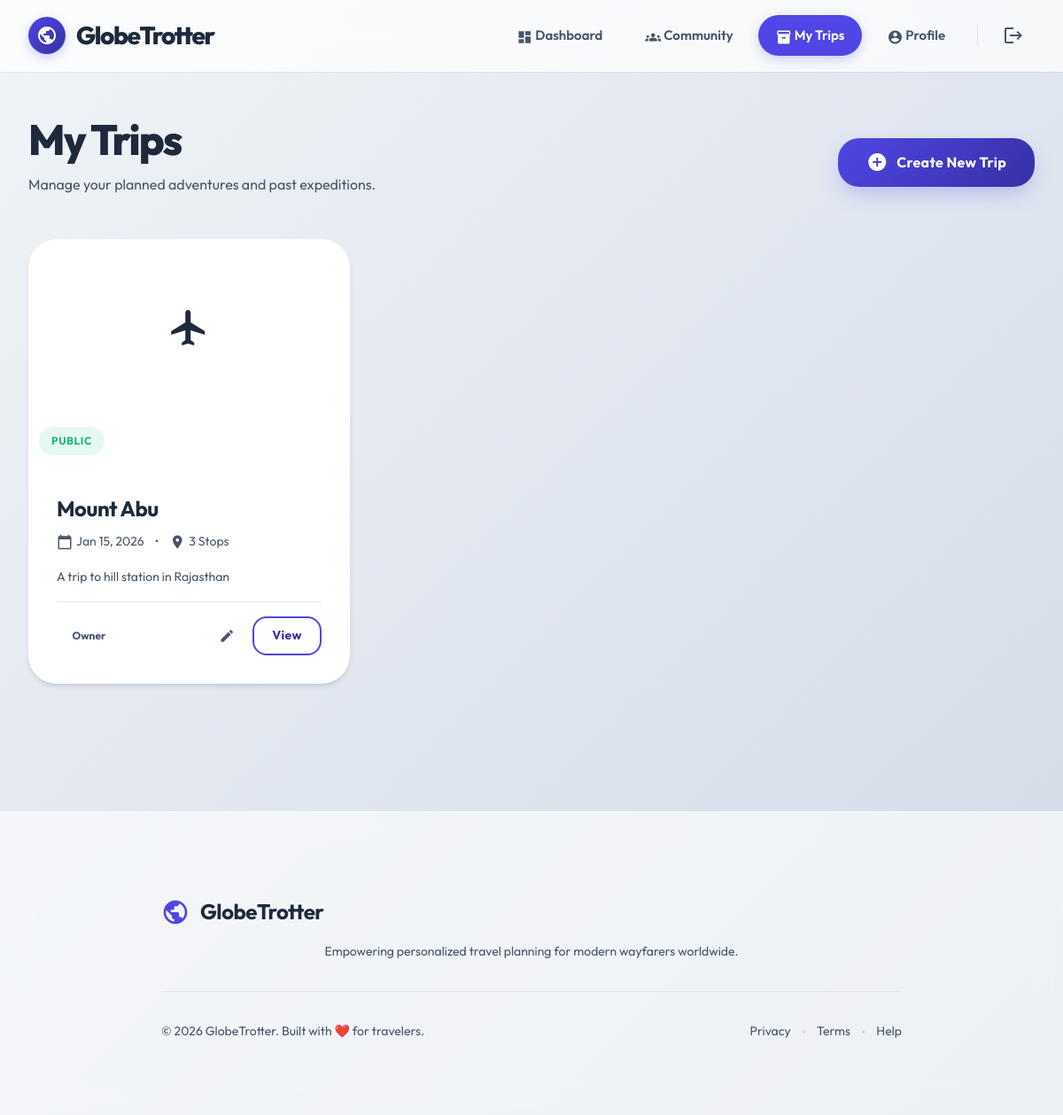
The page /my-trips (signed in) on the database its author committed.
### app/models.py (models this page shows, shortened)
class Trip(db.Model):
    __tablename__ = 'trips'
    id = db.Column(db.Integer, primary_key=True)
    user_id = db.Column(db.Integer, db.ForeignKey('users.id'), nullable=False)
    name = db.Column(db.String(200), nullable=False)
    description = db.Column(db.Text)
    start_date = db.Column(db.Date)
    end_date = db.Column(db.Date)
    cover_photo = db.Column(db.String(255))
    is_public = db.Column(db.Boolean, default=False)
    created_at = db.Column(db.DateTime, default=datetime.utcnow)
    stops = db.relationship('Stop', backref='trip', lazy=True, cascade='all, delete-orphan', order_by='Stop.order_index')
    budget_items = db.relationship('Budget', backref='trip', lazy=True, cascade='all, delete-orphan')

### app/routes/trips.py (the view)
@bp.route('/my-trips')
@login_required
def list_trips():
    trips = Trip.query.filter_by(user_id=current_user.id).order_by(Trip.created_at.desc()).all()
    return render_template('trips/list.html', trips=trips)

### app/models.py (called while the page is built)
@login_manager.user_loader
def load_user(user_id):
    return User.query.get(int(user_id))

### app/templates/trips/list.html (shortened to what this page needs)
{% extends "base.html" %}
{% block content %}
<div class="container main-content">
    <div class="d-flex justify-between align-center mb-8">
        <div>
            <h1 class="h2 mb-2">My Trips</h1>
            <p class="text-gray">Manage your planned adventures and past expeditions.</p>
        </div>
        <a href="{{ url_for('trips.create_trip') }}" class="btn btn-primary">
            <span class="icon">add_circle</span> Create New Trip
        </a>
    </div>
    {% if trips %}
    <div class="grid grid-auto-fill gap-6">
        {% for trip in trips %}
        <div class="card trip-card d-flex flex-column h-100 hover-elevate transition">
            <div class="position-relative">
                {% if trip.cover_photo %}
                <img src="{{ trip.cover_photo }}" alt="{{ trip.name }}" class="trip-card-image" style="height: 200px; width: 100%; object-fit: cover;">
                {% else %}
                <div class="trip-card-image bg-gray-200 d-flex align-center justify-center text-gray-400" style="height: 200px;">
                    <span class="icon icon-xl">flight</span>
                </div>
                {% endif %}
                <div class="position-absolute top-0 right-0 p-3">
                    {% if trip.is_public %}
                    <span class="badge badge-success shadow-sm">Public</span>
                    {% else %}
                    <span class="badge badge-secondary shadow-sm">Private</span>
                    {% endif %}
                </div>
            </div>
            <div class="card-body d-flex flex-column flex-1">
                <h3 class="h4 mb-2">
                    <a href="{{ url_for('trips.view_trip', trip_id=trip.id) }}" class="text-dark hover-text-primary" style="text-decoration: none;">
                        {{ trip.name }}
                    </a>
                </h3>
                <div class="d-flex align-center gap-3 text-sm text-gray mb-4">
                    <span class="d-flex align-center gap-1">
                        <span class="icon icon-sm">calendar_today</span>
                        {% if trip.start_date %}{{ trip.start_date.strftime('%b %d, %Y') }}{% else %}Planning{% endif %}
                    </span>
                    <span>•</span>
                    <span class="d-flex align-center gap-1">
                        <span class="icon icon-sm">place</span>
                        {{ trip.stops|length }} Stops
                    </span>
                </div>
                <p class="text-gray text-sm mb-4 flex-1 line-clamp-2">
                    {{ trip.description or "No description provided." }}
                </p>
                <div class="d-flex justify-between align-center pt-4 border-top">
                    <div class="d-flex align-center gap-2">
                         <div class="avatar-xs bg-primary text-white">{{ trip.user.username[0]|upper }}</div>
                         <span class="text-xs text-gray fw-bold">Owner</span>
                    </div>
                    <div class="d-flex gap-2">
                        <a href="{{ url_for('trips.edit_trip', trip_id=trip.id) }}" class="btn btn-ghost btn-sm btn-icon" title="Edit">
                            <span class="icon icon-sm">edit</span>
                        </a>
                        <a href="{{ url_for('trips.view_trip', trip_id=trip.id) }}" class="btn btn-outline btn-sm">
                            View
                        </a>
                    </div>
                </div>
            </div>
        </div>
        {% endfor %}
    </div>
    {% endif %}
</div>
{% endblock %}

### rows shown on the page
Trip: is_public "PUBLIC", name "Mount Abu", start_date "Jan 15, 2026", stops|length "3", description "A trip to hill station in Rajasthan"

### other values the page prints
{{ 2026 }} "2026"
